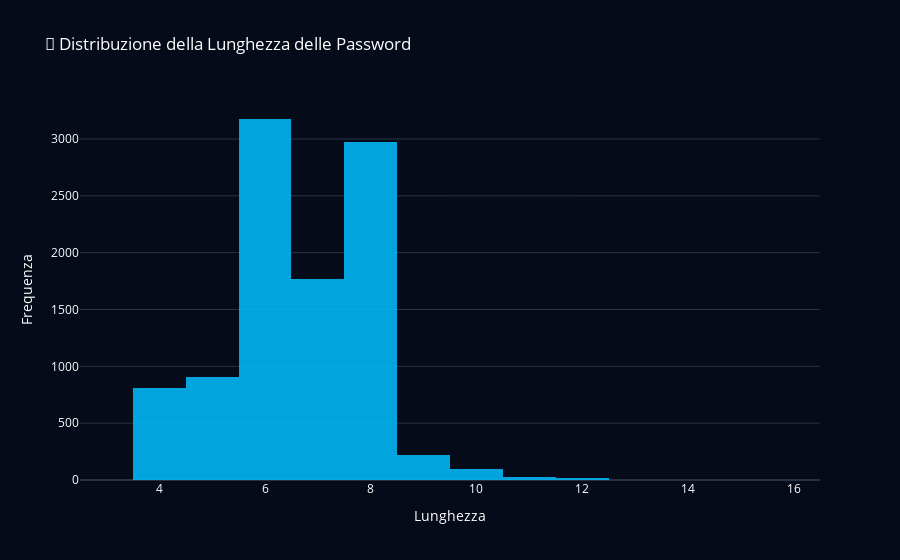
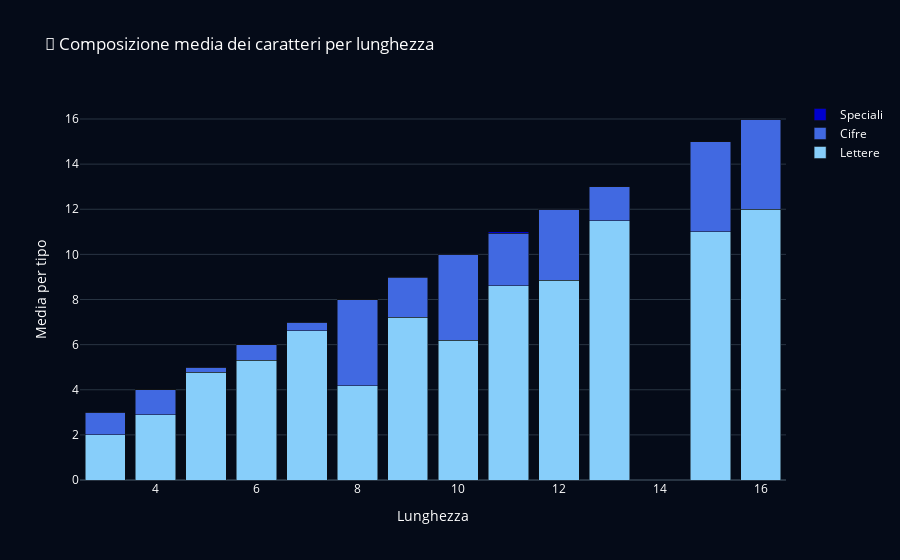
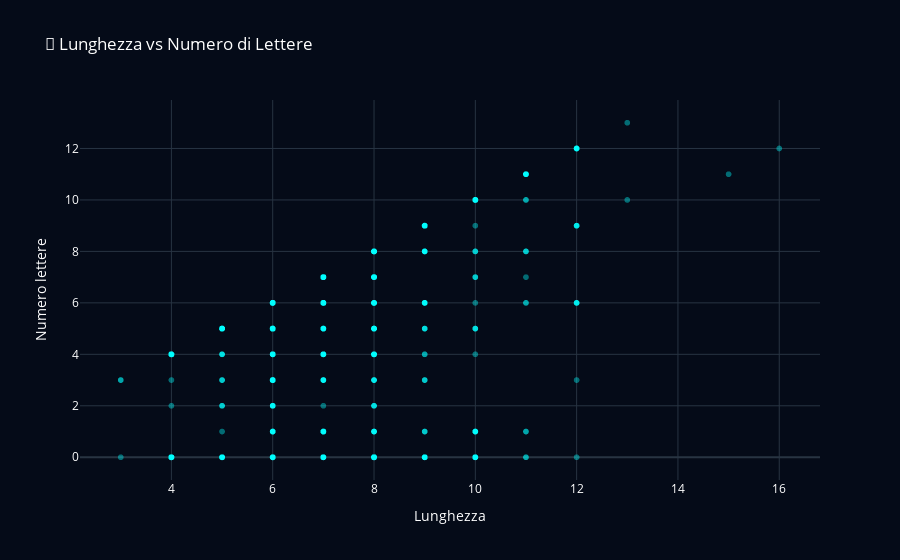

These figures' notebook cell, in order:
### Markdown cell above
IDEE GPT

### Code cell
import pandas as pd
import plotly.express as px
import plotly.graph_objects as go
import plotly.figure_factory as ff
from sklearn.decomposition import PCA
from sklearn.cluster import KMeans
from sklearn.preprocessing import StandardScaler

# Caricamento dataset
df = pd.read_csv("common_passwords.csv")
# 📊 Istogramma della lunghezza
fig = px.histogram(df, x="length", nbins=20, opacity=0.85,
                   title="🔐 Distribuzione della Lunghezza delle Password",
                   template="plotly_dark", color_discrete_sequence=["deepskyblue"])
fig.update_layout(plot_bgcolor="#050b18", paper_bgcolor="#050b18", font=dict(color="white"),
                  xaxis_title="Lunghezza", yaxis_title="Frequenza")
fig.show()
# 🧱 Barre impilate: tipo di carattere
df_bar = df.groupby("length")[["num_chars", "num_digits", "num_special"]].mean().reset_index()
fig = go.Figure()
fig.add_trace(go.Bar(name='Lettere', x=df_bar["length"], y=df_bar["num_chars"], marker_color='lightskyblue'))
fig.add_trace(go.Bar(name='Cifre', x=df_bar["length"], y=df_bar["num_digits"], marker_color='royalblue'))
fig.add_trace(go.Bar(name='Speciali', x=df_bar["length"], y=df_bar["num_special"], marker_color='mediumblue'))
fig.update_layout(barmode='stack',
    title="🧱 Composizione media dei caratteri per lunghezza",
    xaxis_title="Lunghezza", yaxis_title="Media per tipo",
    template="plotly_dark", plot_bgcolor="#050b18", paper_bgcolor="#050b18",
    font=dict(color="white"))
fig.show()

### Figure 1 — Plotly figure (JSON) as saved in the notebook; plotly's stock layout.template omitted (floating-point values rounded to 4 significant figures; data arrays with more than 128 entries replaced by an {"elided": "..."} marker saying what was removed)
{"data": [{"bingroup": "x", "hovertemplate": "length=%{x}<br>count=%{y}<extra></extra>", "legendgroup": "", "marker": {"color": "deepskyblue", "opacity": 0.85, "pattern": {"shape": ""}}, "name": "", "nbinsx": 20, "orientation": "v", "showlegend": false, "type": "histogram", "x": {"elided": "10000 int values"}, "xaxis": "x", "yaxis": "y"}], "layout": {"barmode": "relative", "font": {"color": "white"}, "legend": {"tracegroupgap": 0}, "paper_bgcolor": "#050b18", "plot_bgcolor": "#050b18", "title": {"text": "🔐 Distribuzione della Lunghezza delle Password"}, "xaxis": {"anchor": "y", "domain": [0, 1], "title": {"text": "Lunghezza"}}, "yaxis": {"anchor": "x", "domain": [0, 1], "title": {"text": "Frequenza"}}}}

### Figure 2 — Plotly figure (JSON) as saved in the notebook; plotly's stock layout.template omitted (floating-point values rounded to 4 significant figures)
{"data": [{"marker": {"color": "lightskyblue"}, "name": "Lettere", "type": "bar", "x": [3, 4, 5, 6, 7, 8, 9, 10, 11, 12, 13, 15, 16], "y": [2.0, 2.895, 4.786, 5.313, 6.621, 4.172, 7.205, 6.202, 8.607, 8.857, 11.5, 11.0, 12.0]}, {"marker": {"color": "royalblue"}, "name": "Cifre", "type": "bar", "x": [3, 4, 5, 6, 7, 8, 9, 10, 11, 12, 13, 15, 16], "y": [1.0, 1.102, 0.2027, 0.6829, 0.3772, 3.828, 1.776, 3.798, 2.321, 3.143, 1.5, 4.0, 4.0]}, {"marker": {"color": "mediumblue"}, "name": "Speciali", "type": "bar", "x": [3, 4, 5, 6, 7, 8, 9, 10, 11, 12, 13, 15, 16], "y": [0.0, 0.002469, 0.01107, 0.004093, 0.001694, 0.0, 0.01826, 0.0, 0.07143, 0.0, 0.0, 0.0, 0.0]}], "layout": {"barmode": "stack", "font": {"color": "white"}, "paper_bgcolor": "#050b18", "plot_bgcolor": "#050b18", "title": {"text": "🧱 Composizione media dei caratteri per lunghezza"}, "xaxis": {"title": {"text": "Lunghezza"}}, "yaxis": {"title": {"text": "Media per tipo"}}}}

### Figure 3 — Plotly figure (JSON) as saved in the notebook; plotly's stock layout.template omitted (floating-point values rounded to 4 significant figures; data arrays with more than 128 entries replaced by an {"elided": "..."} marker saying what was removed)
{"data": [{"hovertemplate": "length=%{x}<br>num_chars=%{y}<extra></extra>", "legendgroup": "", "marker": {"color": "cyan", "opacity": 0.4, "symbol": "circle"}, "mode": "markers", "name": "", "showlegend": false, "type": "scattergl", "x": {"elided": "10000 int values"}, "xaxis": "x", "y": {"elided": "10000 int values"}, "yaxis": "y"}], "layout": {"font": {"color": "white"}, "legend": {"tracegroupgap": 0}, "paper_bgcolor": "#050b18", "plot_bgcolor": "#050b18", "title": {"text": "🔡 Lunghezza vs Numero di Lettere"}, "xaxis": {"anchor": "y", "domain": [0, 1], "title": {"text": "Lunghezza"}}, "yaxis": {"anchor": "x", "domain": [0, 1], "title": {"text": "Numero lettere"}}}}
